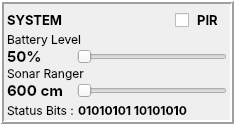
        <widget class="QFrame" name="SYS">
         <property name="sizePolicy">
          <sizepolicy hsizetype="Preferred" vsizetype="Maximum">
           <horstretch>0</horstretch>
           <verstretch>0</verstretch>
          </sizepolicy>
         </property>
         <property name="font">
          <font>
           <family>Inter</family>
           <pointsize>9</pointsize>
          </font>
         </property>
         <property name="frameShape">
          <enum>QFrame::Box</enum>
         </property>
         <property name="frameShadow">
          <enum>QFrame::Raised</enum>
         </property>
         <property name="lineWidth">
          <number>2</number>
         </property>
         <layout class="QVBoxLayout" name="verticalLayout_16">
          <property name="spacing">
           <number>0</number>
          </property>
          <property name="leftMargin">
           <number>3</number>
          </property>
          <property name="topMargin">
           <number>0</number>
          </property>
          <property name="rightMargin">
           <number>3</number>
          </property>
          <property name="bottomMargin">
           <number>0</number>
          </property>
          <item>
           <widget class="QFrame" name="Fbattery">
            <property name="font">
             <font>
              <family>Inter</family>
              <pointsize>2</pointsize>
             </font>
            </property>
            <property name="frameShape">
             <enum>QFrame::NoFrame</enum>
            </property>
            <property name="frameShadow">
             <enum>QFrame::Raised</enum>
            </property>
            <layout class="QVBoxLayout" name="verticalLayout_15">
             <property name="spacing">
              <number>0</number>
             </property>
             <property name="leftMargin">
              <number>0</number>
             </property>
             <property name="topMargin">
              <number>5</number>
             </property>
             <property name="rightMargin">
              <number>0</number>
             </property>
             <property name="bottomMargin">
              <number>0</number>
             </property>
             <item>
              <widget class="QFrame" name="frame_23">
               <property name="frameShape">
                <enum>QFrame::NoFrame</enum>
               </property>
               <property name="frameShadow">
                <enum>QFrame::Raised</enum>
               </property>
               <layout class="QHBoxLayout" name="horizontalLayout_16">
                <property name="spacing">
                 <number>0</number>
                </property>
                <property name="leftMargin">
                 <number>0</number>
                </property>
                <property name="topMargin">
                 <number>0</number>
                </property>
                <property name="rightMargin">
                 <number>0</number>
                </property>
                <property name="bottomMargin">
                 <number>0</number>
                </property>
                <item>
                 <widget class="QLabel" name="label_84">
                  <property name="font">
                   <font>
                    <family>Inter</family>
                    <pointsize>10</pointsize>
                    <bold>true</bold>
                   </font>
                  </property>
                  <property name="text">
                   <string>SYSTEM</string>
                  </property>
                 </widget>
                </item>
                <item>
                 <spacer name="horizontalSpacer_3">
                  <property name="orientation">
                   <enum>Qt::Horizontal</enum>
                  </property>
                  <property name="sizeHint" stdset="0">
                   <size>
                    <width>40</width>
                    <height>20</height>
                   </size>
                  </property>
                 </spacer>
                </item>
                <item>
                 <widget class="QFrame" name="frame_24">
                  <property name="frameShape">
                   <enum>QFrame::NoFrame</enum>
                  </property>
                  <property name="frameShadow">
                   <enum>QFrame::Raised</enum>
                  </property>
                  <layout class="QHBoxLayout" name="horizontalLayout_17">
                   <property name="spacing">
                    <number>0</number>
                   </property>
                   <property name="leftMargin">
                    <number>9</number>
                   </property>
                   <property name="topMargin">
                    <number>0</number>
                   </property>
                   <property name="rightMargin">
                    <number>0</number>
                   </property>
                   <property name="bottomMargin">
                    <number>0</number>
                   </property>
                   <item>
                    <widget class="QCheckBox" name="cbPIR">
                     <property name="font">
                      <font>
                       <family>Inter</family>
                       <pointsize>10</pointsize>
                       <bold>true</bold>
                      </font>
                     </property>
                     <property name="text">
                      <string> PIR </string>
                     </property>
                    </widget>
                   </item>
                  </layout>
                 </widget>
                </item>
               </layout>
              </widget>
             </item>
             <item>
              <widget class="QLabel" name="label_87">
               <property name="font">
                <font>
                 <family>Inter</family>
                 <pointsize>9</pointsize>
                </font>
               </property>
               <property name="text">
                <string>Battery Level</string>
               </property>
               <property name="alignment">
                <set>Qt::AlignLeading|Qt::AlignLeft|Qt::AlignVCenter</set>
               </property>
              </widget>
             </item>
             <item>
              <widget class="QFrame" name="frame_27">
               <property name="frameShape">
                <enum>QFrame::NoFrame</enum>
               </property>
               <property name="frameShadow">
                <enum>QFrame::Raised</enum>
               </property>
               <layout class="QHBoxLayout" name="horizontalLayout_15">
                <property name="spacing">
                 <number>0</number>
                </property>
                <property name="leftMargin">
                 <number>0</number>
                </property>
                <property name="topMargin">
                 <number>0</number>
                </property>
                <property name="rightMargin">
                 <number>0</number>
                </property>
                <property name="bottomMargin">
                 <number>0</number>
                </property>
                <item>
                 <widget class="QLabel" name="label_99">
                  <property name="font">
                   <font>
                    <family>Inter</family>
                    <pointsize>11</pointsize>
                    <bold>true</bold>
                   </font>
                  </property>
                  <property name="text">
                   <string>50%</string>
                  </property>
                 </widget>
                </item>
                <item>
                 <widget class="QSlider" name="SLbattery">
                  <property name="sizePolicy">
                   <sizepolicy hsizetype="Fixed" vsizetype="Fixed">
                    <horstretch>0</horstretch>
                    <verstretch>0</verstretch>
                   </sizepolicy>
                  </property>
                  <property name="minimumSize">
                   <size>
                    <width>150</width>
                    <height>0</height>
                   </size>
                  </property>
                  <property name="minimum">
                   <number>0</number>
                  </property>
                  <property name="maximum">
                   <number>100</number>
                  </property>
                  <property name="orientation">
                   <enum>Qt::Horizontal</enum>
                  </property>
                  <property name="invertedAppearance">
                   <bool>false</bool>
                  </property>
                  <property name="invertedControls">
                   <bool>false</bool>
                  </property>
                  <property name="tickPosition">
                   <enum>QSlider::NoTicks</enum>
                  </property>
                 </widget>
                </item>
               </layout>
              </widget>
             </item>
            </layout>
           </widget>
          </item>
          <item>
           <widget class="QFrame" name="Fsonar">
            <property name="frameShape">
             <enum>QFrame::NoFrame</enum>
            </property>
            <property name="frameShadow">
             <enum>QFrame::Raised</enum>
            </property>
            <layout class="QVBoxLayout" name="verticalLayout_18">
             <property name="spacing">
              <number>0</number>
             </property>
             <property name="leftMargin">
              <number>0</number>
             </property>
             <property name="topMargin">
              <number>0</number>
             </property>
             <property name="rightMargin">
              <number>0</number>
             </property>
             <property name="bottomMargin">
              <number>0</number>
             </property>
             <item>
              <widget class="QLabel" name="label_85">
               <property name="text">
                <string>Sonar Ranger</string>
               </property>
               <property name="alignment">
                <set>Qt::AlignLeading|Qt::AlignLeft|Qt::AlignVCenter</set>
               </property>
              </widget>
             </item>
             <item>
              <widget class="QFrame" name="frame_6">
               <property name="frameShape">
                <enum>QFrame::NoFrame</enum>
               </property>
               <property name="frameShadow">
                <enum>QFrame::Raised</enum>
               </property>
               <layout class="QHBoxLayout" name="horizontalLayout_14">
                <property name="spacing">
                 <number>0</number>
                </property>
                <property name="leftMargin">
                 <number>0</number>
                </property>
                <property name="topMargin">
                 <number>0</number>
                </property>
                <property name="rightMargin">
                 <number>0</number>
                </property>
                <property name="bottomMargin">
                 <number>0</number>
                </property>
                <item>
                 <widget class="QLabel" name="label_86">
                  <property name="font">
                   <font>
                    <family>Inter</family>
                    <pointsize>11</pointsize>
                    <bold>true</bold>
                   </font>
                  </property>
                  <property name="text">
                   <string>600 cm</string>
                  </property>
                 </widget>
                </item>
                <item>
                 <widget class="QSlider" name="SLranger">
                  <property name="sizePolicy">
                   <sizepolicy hsizetype="Fixed" vsizetype="Fixed">
                    <horstretch>0</horstretch>
                    <verstretch>0</verstretch>
                   </sizepolicy>
                  </property>
                  <property name="minimumSize">
                   <size>
                    <width>150</width>
                    <height>0</height>
                   </size>
                  </property>
                  <property name="font">
                   <font>
                    <family>Inter</family>
                    <pointsize>16</pointsize>
                   </font>
                  </property>
                  <property name="minimum">
                   <number>20</number>
                  </property>
                  <property name="maximum">
                   <number>765</number>
                  </property>
                  <property name="orientation">
                   <enum>Qt::Horizontal</enum>
                  </property>
                 </widget>
                </item>
               </layout>
              </widget>
             </item>
            </layout>
           </widget>
          </item>
          <item>
           <widget class="QFrame" name="frame_20">
            <property name="frameShape">
             <enum>QFrame::NoFrame</enum>
            </property>
            <property name="frameShadow">
             <enum>QFrame::Raised</enum>
            </property>
            <layout class="QHBoxLayout" name="horizontalLayout">
             <property name="spacing">
              <number>0</number>
             </property>
             <property name="leftMargin">
              <number>0</number>
             </property>
             <property name="topMargin">
              <number>0</number>
             </property>
             <property name="rightMargin">
              <number>0</number>
             </property>
             <property name="bottomMargin">
              <number>0</number>
             </property>
             <item>
              <widget class="QLabel" name="label_57">
               <property name="text">
                <string>Status Bits : </string>
               </property>
              </widget>
             </item>
             <item>
              <widget class="QLabel" name="label_64">
               <property name="font">
                <font>
                 <family>Inter</family>
                 <pointsize>9</pointsize>
                 <bold>true</bold>
                </font>
               </property>
               <property name="text">
                <string>01010101 10101010</string>
               </property>
              </widget>
             </item>
             <item>
              <spacer name="horizontalSpacer_4">
               <property name="orientation">
                <enum>Qt::Horizontal</enum>
               </property>
               <property name="sizeHint" stdset="0">
                <size>
                 <width>40</width>
                 <height>20</height>
                </size>
               </property>
              </spacer>
             </item>
            </layout>
           </widget>
          </item>
         </layout>
        </widget>
